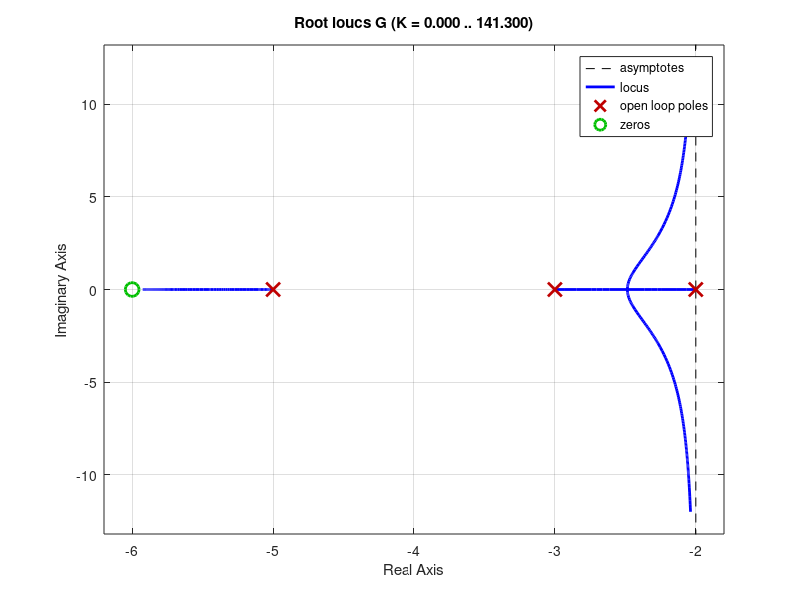

Source code (MATLAB): (Note: this script raises an error after producing the figure.)
G = zpk([-6],[-2 -3 -5],1);
rlocus(G);
sgrid(1/sqrt(2), 0);
axis([-6 0 -4 4])
[gain, poles] = rlocfind(G);

t_settle = 4/-real(poles(2));
sigma_new = 8/t_settle;
s_new = -sigma_new +sigma_new*1i;

new_angle = ((s_new + 6) / ((s_new + 2)*(s_new + 3)*(s_new + 5)));
contrib = angle(new_angle)*(180/pi);

needed_angle = 180-contrib;
z_c = (sigma_new / tand(needed_angle)) + sigma_new

comp_gain = abs(((s_new + 2)*(s_new + 3)*(s_new + 5)) / ((s_new + 6)*(s_new + z_c)));

close
G2 = zpk([-6 -z_c],[-2 -3 -5],comp_gain);
T2 = feedback(G2, 1);
step(T2)

ess_uncomp = 6*comp_gain / (2*3*5)
ess_comp = 6*comp_gain*z_c / (2*3*5)